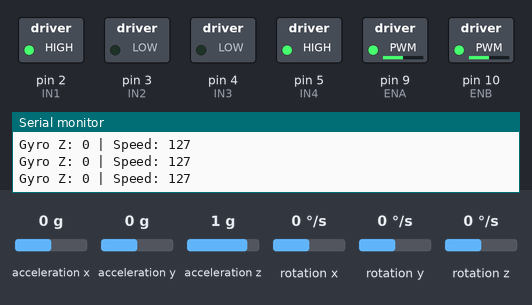
A sketch run on a simulated Arduino Uno, built with avr-gcc and run on an emulated ATmega328P. Shown: switched loads named in the sketch (green lamp = pin HIGH), the last lines printed to the serial monitor. The inputs (shaded band) are chosen by the test bench; at power-on: rotation z 0 °/s, acceleration x 0 g, acceleration y 0 g, acceleration z 1 g, rotation x 0 °/s, rotation y 0 °/s.

Above: at 1.2 s.
1.3 s: rotation z set to -192 °/s
At 2.1 s:
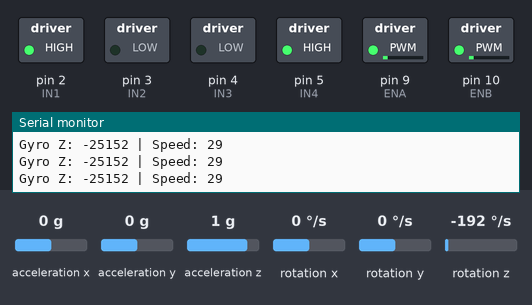
2.8 s: rotation z set to 100 °/s
At 4.0 s:
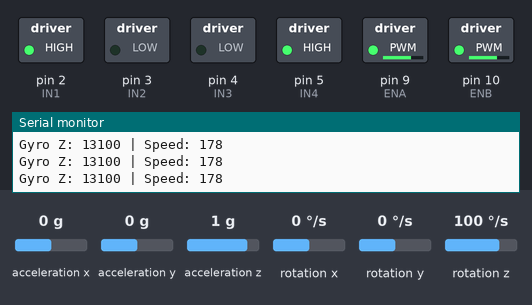
4.3 s: rotation z set to 192 °/s
At 5.4 s:
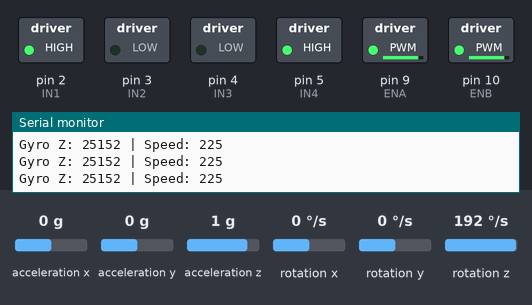
5.8 s: rotation z set to 0 °/s
At 6.4 s:
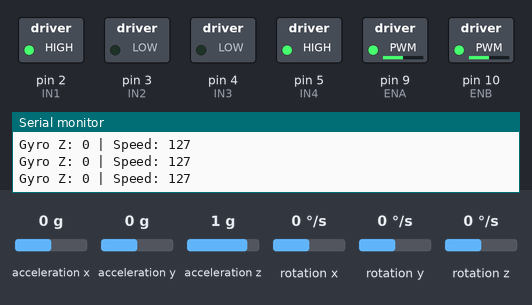
Timing chart, 0 to 8.3 s (numbered marks = the images above; inputs shaded):
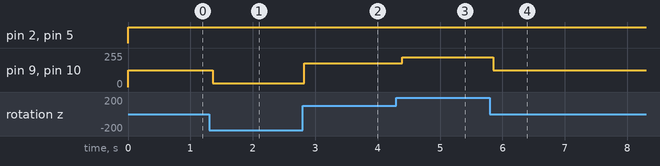

Measured:
- after the input at 1.3 s, pin 9 (ENA), pin 10 (ENB): 127/255 → 29/255 after 0.06 s
- after the input at 2.8 s, pin 9 (ENA), pin 10 (ENB): 29/255 → 178/255 at once
- after the input at 4.3 s, pin 9 (ENA), pin 10 (ENB): 178/255 → 225/255 after 0.09 s
- after the input at 5.8 s, pin 9 (ENA), pin 10 (ENB): 225/255 → 127/255 after 0.05 s

The sketch:

driving_motors.ino
```cpp
#include <Wire.h>
#include <I2Cdev.h>
#include <MPU6050.h>

// Define motor control pins
#define IN1 2
#define IN2 3
#define IN3 4
#define IN4 5
#define ENA 9  // Ensure this pin supports PWM
#define ENB 10 // Ensure this pin supports PWM

MPU6050 mpu;

void setup() {
  Serial.begin(115200);
  Wire.begin();
  mpu.initialize();

  if (!mpu.testConnection()) {
    Serial.println("MPU6050 connection failed");
    while (1);
  } else {
    Serial.println("MPU6050 connection successful");
  }

  // Initialize motor control pins
  pinMode(IN1, OUTPUT);
  pinMode(IN2, OUTPUT);
  pinMode(IN3, OUTPUT);
  pinMode(IN4, OUTPUT);
  pinMode(ENA, OUTPUT);
  pinMode(ENB, OUTPUT);
}

void loop() {
  int16_t ax, ay, az;
  int16_t gx, gy, gz;

  mpu.getMotion6(&ax, &ay, &az, &gx, &gy, &gz);

  // Simple control: Use gx to control speed
  int speed = map(gz, -32768, 32767, 0, 255); // Map gyro range to speed range
  speed = constrain(speed, 0, 255); // Constrain speed to valid PWM range

  // Set motor direction to forward
  digitalWrite(IN1, HIGH);
  digitalWrite(IN2, LOW);
  digitalWrite(IN3, LOW);
  digitalWrite(IN4, HIGH);

  // Apply speed control
  analogWrite(ENA, speed);
  analogWrite(ENB, speed);

  Serial.print("Gyro Z: "); Serial.print(gz);
  Serial.print(" | Speed: "); Serial.println(speed);

  delay(100); // Update at 10Hz
}
```
